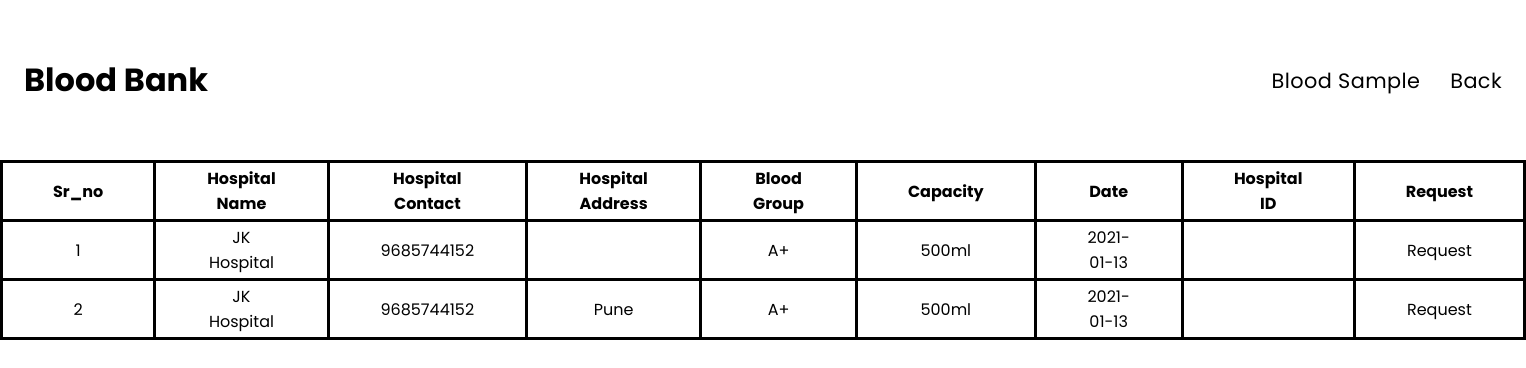
The page /view_sample.php (signed in) on the database its author committed.
### tables this page shows
CREATE TABLE `addblood` (
  `bid` int(11) NOT NULL,
  `a_hospname` varchar(30) DEFAULT NULL,
  `a_hospcont` varchar(10) DEFAULT NULL,
  `a_hospaddr` varchar(30) DEFAULT NULL,
  `a_bldgrp` varchar(5) DEFAULT NULL,
  `a_cap` varchar(10) DEFAULT NULL,
  `a_date` date DEFAULT NULL,
  `hospid` int(11) DEFAULT NULL
);

### view_sample.php (the view, shortened to what this page needs)
<?php
$con = mysqli_connect('localhost', 'root', '');
mysqli_select_db($con, 'bloodbank') or die("connection error");
$pass = "select * from addblood";
$result = mysqli_query($con, $pass);
?>
<!DOCTYPE html>
<html lang="en">
<head>
    <link rel="stylesheet" href="css/home.css">
</head>
<body>
    <div class="container">
        <div class="part1" style="margin:0">
            <div class="nav1">
                <h3><a>Blood Bank</a></h3>
                <ul>
                    <li>
                        <a href="view_sample.php">Blood Sample</a>
                    </li>
                    <li>
                        <a href="home1.php">Back
                        </a>
                    </li>
                </ul>
            </div>
            <div style="padding: 0;margin:0;">
                <table style="padding: 0; margin:0;">
                    <tr>
                        <th>Sr_no</th>
                        <th>Hospital Name</th>
                        <th>Hospital Contact</th>
                        <th>Hospital Address</th>
                        <th>Blood Group</th>
                        <th>Capacity</th>
                        <th>Date</th>
                        <th>Hospital ID</th>
                        <th>Request</th>
                    </tr>
                    <?php
                    while ( $dos = mysqli_fetch_array($result)) {
                    ?>
                        <tr>
                            <td> <?php echo $dos['bid']; ?></td>
                            <td> <?php echo $dos['a_hospname']; ?></td>
                            <td> <?php echo $dos['a_hospcont']; ?></td>
                            <td> <?php echo $dos['a_hospaddr']; ?></td>
                            <td> <?php echo $dos['a_bldgrp']; ?></td>
                            <td> <?php echo $dos['a_cap']; ?></td>
                            <td> <?php echo $dos['a_date']; ?></td>
                            <td> <?php echo $dos['hospid']; ?></td>
                            <td> <a href="request.php?id=<?php echo $dos[0];?>">Request</a></td>
                        </tr>
                    <?php
                    }
                    ?>
                </table>
            </div>
        </div>
    </div>
</body>
</html>

### css/home.css (style rules this page uses)
body { margin: 0%; padding: 0%; box-sizing: border-box; font-family: 'Poppins', sans-serif; }
h3 { border-radius: 5px; font-size: 1.6rem; font-weight: bolder; transition: all .4s ease-in-out; }
.nav1 { justify-content: space-between; }
.nav1 h3 { font-weight: bolder; font-size: 2rem; cursor: pointer; }
ul { display: flex; list-style: none; justify-content: space-between; letter-spacing: 0.4px; }
li { padding-left: 30px; text-decoration: none; font-size: 1.3rem; justify-content: space-around; }
a { text-decoration: none; color: black; transition: all .2s ease-in-out; }
.part1 { grid-area: part1; background-color: white; margin-left: 10%; justify-content: space-around; }
.nav1 { display: flex; height: auto; justify-content: space-between; align-items: center; color: black; padding: 1.5em; }
table,th,td { border: 3px solid black; border-collapse: collapse; text-align: center; }
th,td { padding: 3px 50px; }

### rows shown on the page
addblood: bid "1", a_hospname "JK Hospital", a_hospcont "9685744152", a_bldgrp "A+", a_cap "500ml", a_date "2021-01-13"
addblood: bid "2", a_hospname "JK Hospital", a_hospcont "9685744152", a_hospaddr "Pune", a_bldgrp "A+", a_cap "500ml", a_date "2021-01-13"
